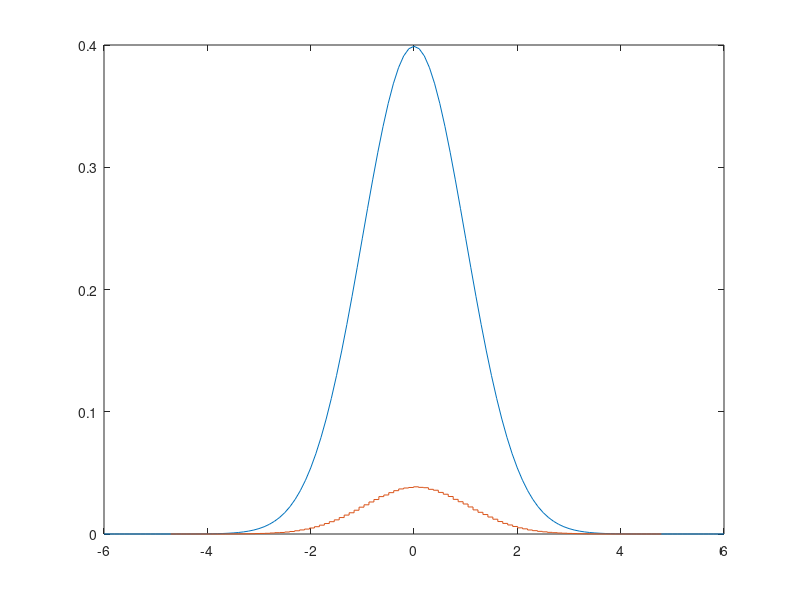

Reproduce this figure in MATLAB.
clc;
clear;

pkg load statistics;
n = 1e6;
m = 1e2;


x = randn(1, n);
[y, centers] = hist(x, m);
y = y / n;
[stx, sty] = stairs(centers, y);
plot(-6:0.1:6, normpdf(-6:0.1:6), stx, sty)
